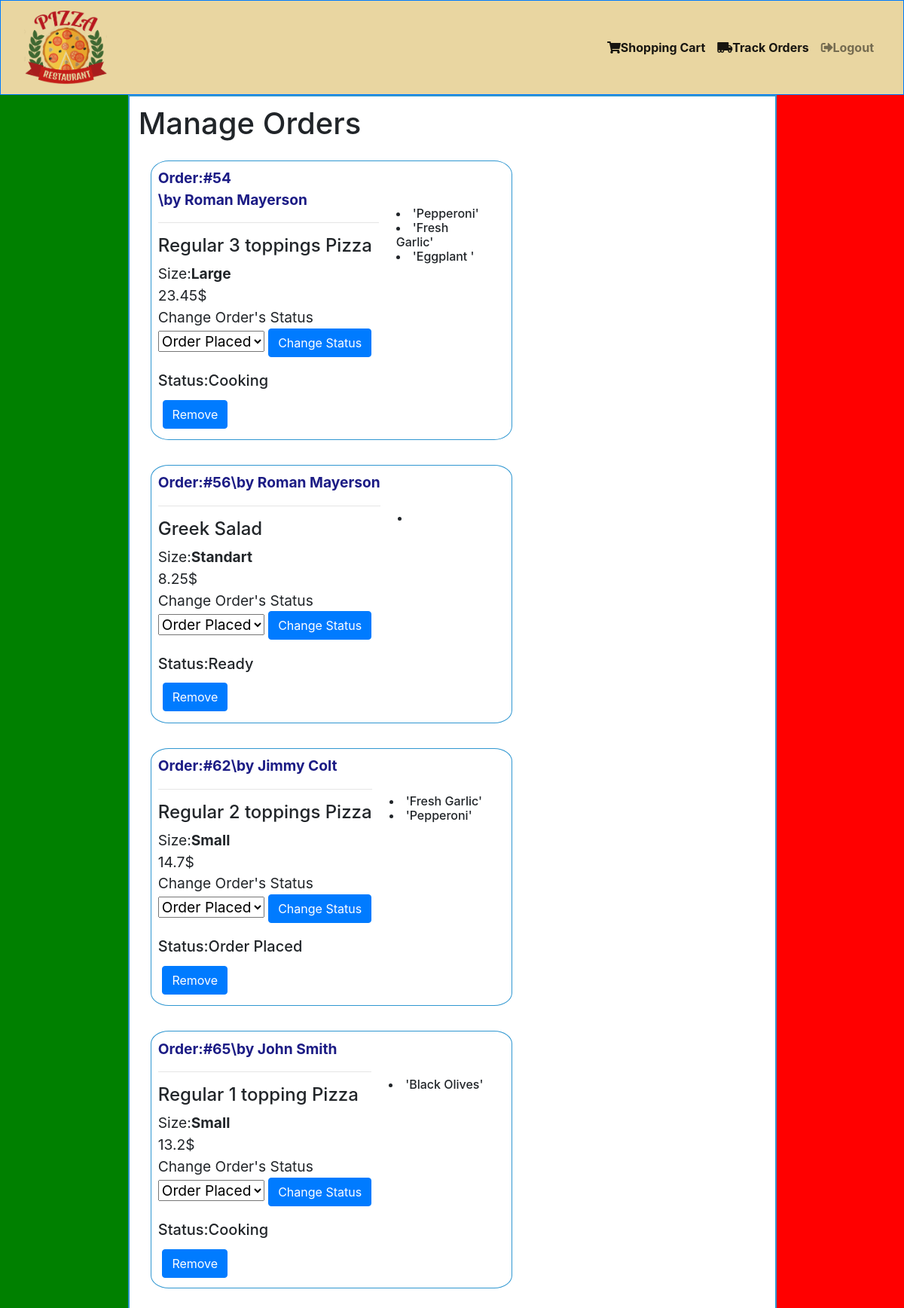
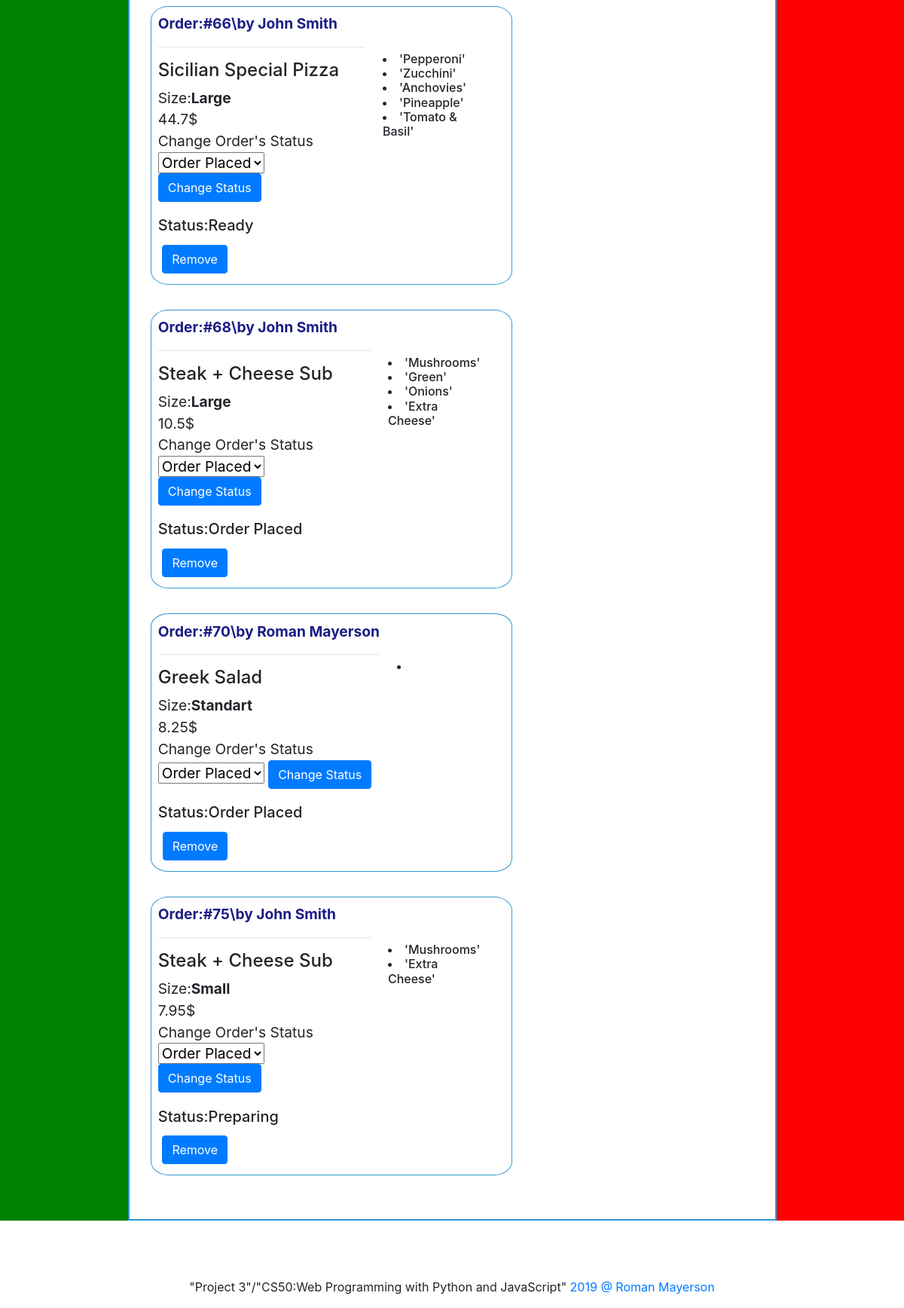
The page /manageorders on the database its author committed (2 pictures, top to bottom).
### pizza/models.py (models this page shows)
class Order(models.Model):
    name = models.CharField(max_length=64)
    o_type= models.CharField(max_length=64)
    size=models.CharField(max_length=64)
    extras=models.CharField(max_length=512)
    price=models.FloatField()
    owner=models.CharField(max_length=64)
    status=models.CharField(max_length=64)
    def __str__(self):
        return f"Order number:{self.id} by {self.owner}"

### pizza/views.py (the view)
# urls.py: path("manageorders",views.manageorders,name="manageorders"),
def manageorders(request):
     all_orders=Order.objects.exclude(status="preorder")
     if all_orders.exists():
      extras_lists=[]
      total=0#Total price of all orders for a user
      for x in all_orders:
       total=total+x.price
       print(x)
       extrs=x.extras # recieveing extras list from table row as string :"['topping1', 'topping2',...]"
       print(extrs)
       substr=extrs[1:-1] #remove first and last chars from the string:"'topping1', 'topping2',..."
       print(substr)
       extr_array=substr.split(",")#break string into tokens by "," delimiter and store into array
       print(extr_array)
       extras_lists.append(extr_array)
      mylist = zip(all_orders, extras_lists)
      context = {"my_list":mylist,"order_total":total}
     else :
      context = {"my_list":[],"order_total":0}
     return render(request, "pizza/manageorders.html",context)

### pizza/templates/pizza/manageorders.html (shortened to what this page needs)
{% extends "pizza/base.html" %}
{% block navbar %}
{% if user.is_superuser %}
<ul class="navbar-nav">
        <li class="nav-item active">
          <a class="nav-link"  href="{% url 'orders' %}"><i class="fas fa-shopping-cart"></i>Shopping Cart</a>
        </li>
        <li class="nav-item active">
                <a class="nav-link"  href="{% url 'trackorders' %}"><i class="fas fa-truck-moving"></i>Track Orders</a>
            </li>
            <li class="nav-item">
               <a  href="{% url 'manageorders' %}" class="nav-link" ><i class="fas fa-tasks"></i>Manage Orders</a>
            </li>
        <li class="nav-item">
          <a  href="{% url 'logout' %}" class="nav-link" ><i class="fas fa-sign-out-alt"></i>Logout</a>
        </li>
      </ul>
      {% else %}
      <ul class="navbar-nav">
            <li class="nav-item active">
              <a class="nav-link"  href="{% url 'orders' %}"><i class="fas fa-shopping-cart"></i>Shopping Cart</a>
            </li>
            <li class="nav-item active">
                    <a class="nav-link"  href="{% url 'trackorders' %}"><i class="fas fa-truck-moving"></i>Track Orders</a>
                </li>
            <li class="nav-item">
              <a  href="{% url 'logout' %}" class="nav-link" ><i class="fas fa-sign-out-alt"></i>Logout</a>
            </li>
          </ul>
     {% endif %}
{% endblock %}
{% block body %}
<h1>{{orders_owner}}Manage Orders</h1>
{% if order_total == 0 %}
   <hr> <hr>
  <h2>There is no Orders in the Restaurant</h2>
{% else %}
<div class="r2">
    {% for order,extra in my_list  %}
 <div class="order">
     <div>
    <div class="r2 title">Order:#<div class="order_number">{{ order.id }}</div> \by {{ order.owner }}</div>
    <hr>
    <div><h4>{{ order.name }}</h4></div>
    <div>Size:<b>{{ order.size }}</b></div>
    <div class="pricefield"> {{ order.price }}$</div>
    Change Order's Status
    <form action="{% url 'changestatus' order.id %}" method="post">
    <select class="order_status" name=status>
            <option value="Order Placed">Order Placed</option>
          </select>
    <button class="btn btn-primary ">Change Status</button>
    </form><h5>Status:{{order.status}}</h5>
    <button class="btn btn-primary remove">Remove</button>
     </div>
    <div class="extras">
        <br>
        <h6>
         {% for ex in extra %}
         <li>{{ ex }}</li>
         {% empty %}
         <div></div>
         {% endfor %}
         </h6>
    </div>
   </div>
    {% endfor %}
    </div>
    <br>
{% endif %}
{% endblock %}

### pizza/static/pizza/styles.css (style rules this page uses)
body { font-family: sans-serif; }

### pizza/templates/pizza/base.html (style rules this page uses)
.r2 { display:flex; flex-direction:row; flex-wrap: wrap; }
.order { width:480px; margin:2%; padding:1%; display:flex; flex-direction:row; border-radius:5%; border: 1px solid #3097D1; }
.remove { margin:2%; }
.extras { margin:5%; }
.title { color:rgb(28, 28, 133); font-weight: bold; }

### rows shown on the page
Order: id "54", owner "Roman Mayerson", name "Regular 3 toppings Pizza", size "Large", price "23.45", status "Cooking", extra "'Pepperoni'" "'Fresh Garlic'" "'Eggplant '"
Order: id "56", owner "Roman Mayerson", name "Greek Salad", size "Standart", price "8.25", status "Ready"
Order: id "62", owner "Jimmy Colt", name "Regular 2 toppings Pizza", size "Small", price "14.7", status "Order Placed", extra "'Fresh Garlic'" "'Pepperoni'"
Order: id "65", owner "John Smith", name "Regular 1 topping Pizza", size "Small", price "13.2", status "Cooking", extra "'Black Olives'"
Order: id "66", owner "John Smith", name "Sicilian Special Pizza", size "Large", price "44.7", status "Ready", extra "'Pepperoni'" "'Zucchini'" "'Anchovies'" "'Pineapple'" "'Tomato & Basil'"
Order: id "68", owner "John Smith", name "Steak + Cheese Sub", size "Large", price "10.5", status "Order Placed", extra "'Mushrooms'" "'Green'" "'Onions'" "'Extra Cheese'"
Order: id "70", owner "Roman Mayerson", name "Greek Salad", size "Standart", price "8.25", status "Order Placed"
Order: id "75", owner "John Smith", name "Steak + Cheese Sub", size "Small", price "7.95", status "Preparing", extra "'Mushrooms'" "'Extra Cheese'"
